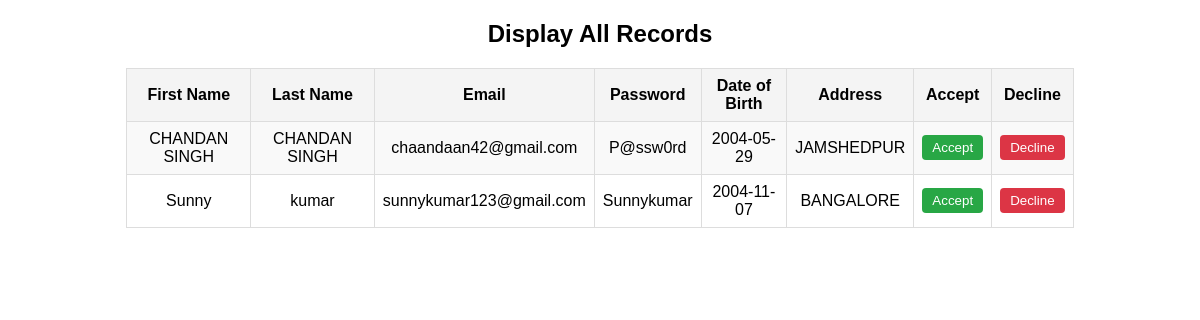
Page /php/admin.php on the earlier database version.
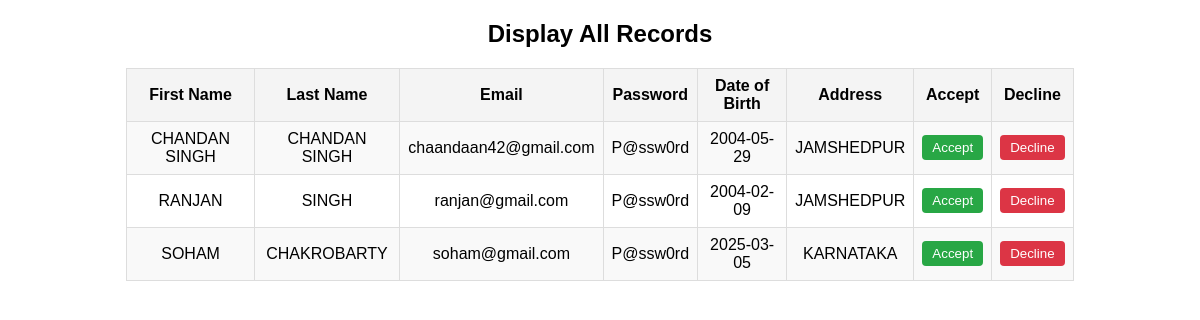
Same page on the later database version.
### tables this page shows
CREATE TABLE `user` (
  `ID` int(12) NOT NULL,
  `FirstName` varchar(30) NOT NULL,
  `LastName` varchar(30) NOT NULL,
  `Phone` bigint(10) NOT NULL,
  `Mail` varchar(30) NOT NULL,
  `Password` varchar(16) NOT NULL,
  `DOB` date NOT NULL,
  `City` varchar(20) NOT NULL
);

### php/admin.php (the view, shortened to what this page needs)
<!DOCTYPE html>
<html lang="en">
<head>
</head>
<body>
<?php
include 'signup.php';
$query = "SELECT * FROM user";
$run = mysqli_query($con, $query);
$count = mysqli_num_rows($run);
if ($count > 0) {
?>
    <h2 style="text-align: center;">Display All Records</h2>
    <table>
        <tr>
            <th>First Name</th>
            <th>Last Name</th>
            <th>Email</th>
            <th>Password</th>
            <th>Date of Birth</th>
            <th>Address</th>
            <th>Accept</th>
            <th>Decline</th>
        </tr>
        <?php while ($call = mysqli_fetch_assoc($run)) { ?>
            <tr id="row-<?php= $call['id']; ?>">
                <td><?= htmlspecialchars($call['FirstName']); ?></td>
                <td><?= htmlspecialchars($call['LastName']); ?></td>
                <td><?= htmlspecialchars($call['Mail']); ?></td>
                <td><?= htmlspecialchars($call['Password']); ?></td>
                <td><?= htmlspecialchars($call['DOB']); ?></td>
                <td><?= htmlspecialchars($call['City']); ?></td>
                <td>
                    <button class="accept" onclick="handleAction('accept', <?php= $call['id']; ?>)">Accept</button>
                </td>
                <td>
                    <button class="decline" onclick="handleAction('decline', <?php= $call['id']; ?>)">Decline</button>
                </td>
            </tr>
        <?php } ?>
    </table>
<?php
} else {
    echo "<p style='text-align: center;'>No records found</p>";
}
?>
</body>
</html>

### php/admin.php (style rules this page uses)
body { font-family: Arial, sans-serif; }
table { border-collapse: collapse; width: 80%; margin: 20px auto; }
th, td { border: 1px solid #ddd; padding: 8px; text-align: center; }
th { background-color: #f4f4f4; }
tr:nth-child(even) { background-color: #f9f9f9; }
button { padding: 5px 10px; border: none; border-radius: 4px; cursor: pointer; }
.accept { background-color: #28a745; color: white; }
.decline { background-color: #dc3545; color: white; }

Differences in the rows shown:
removed user: FirstName "Sunny", LastName "kumar", Mail "sunnykumar123@gmail.com", Password "Sunnykumar", DOB "2004-11-07", City "BANGALORE"
added user: FirstName "RANJAN", LastName "SINGH", Mail "ranjan@gmail.com", Password "P@ssw0rd", DOB "2004-02-09", City "JAMSHEDPUR"
added user: FirstName "SOHAM", LastName "CHAKROBARTY", Mail "soham@gmail.com", Password "P@ssw0rd", DOB "2025-03-05", City "KARNATAKA"
